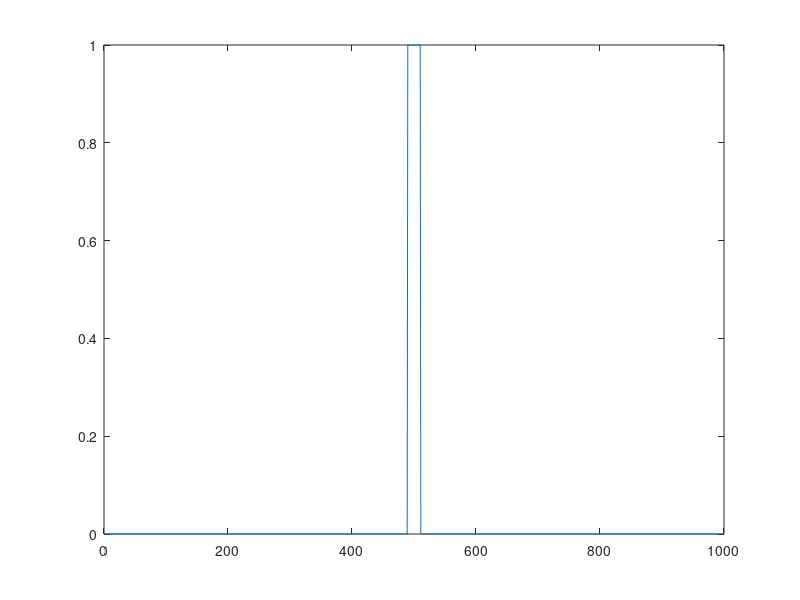
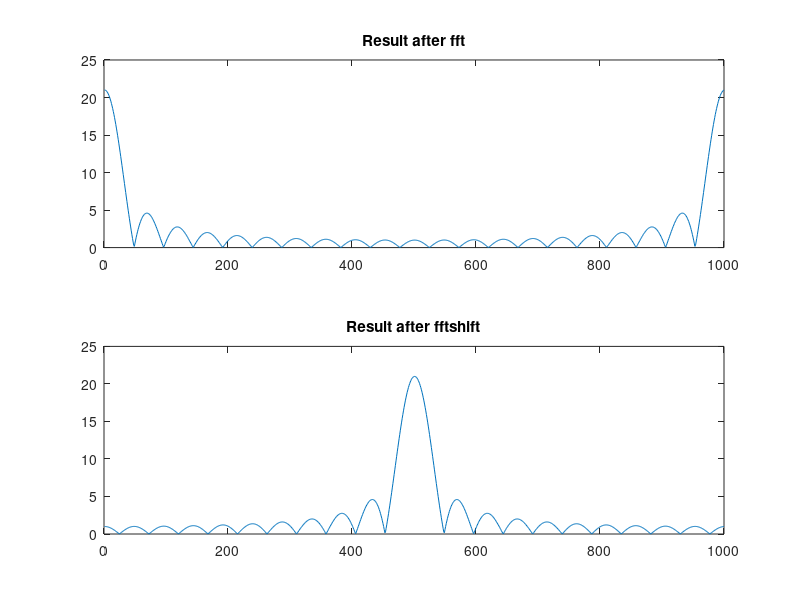

MATLAB code for these plots, in order:
M = 1000;
f = zeros(1, M);
l = 10;
f(M/2-l:M/2+l) = 1;
figure,plot(f);
F = fft(f);
Fc = fftshift(F);
rFc = real(Fc);
iFc = imag(Fc);
figure,subplot(2,1,1),plot(abs(F));title('Result after fft')
subplot(2,1,2),plot(abs(Fc));title('Result after fftshift')